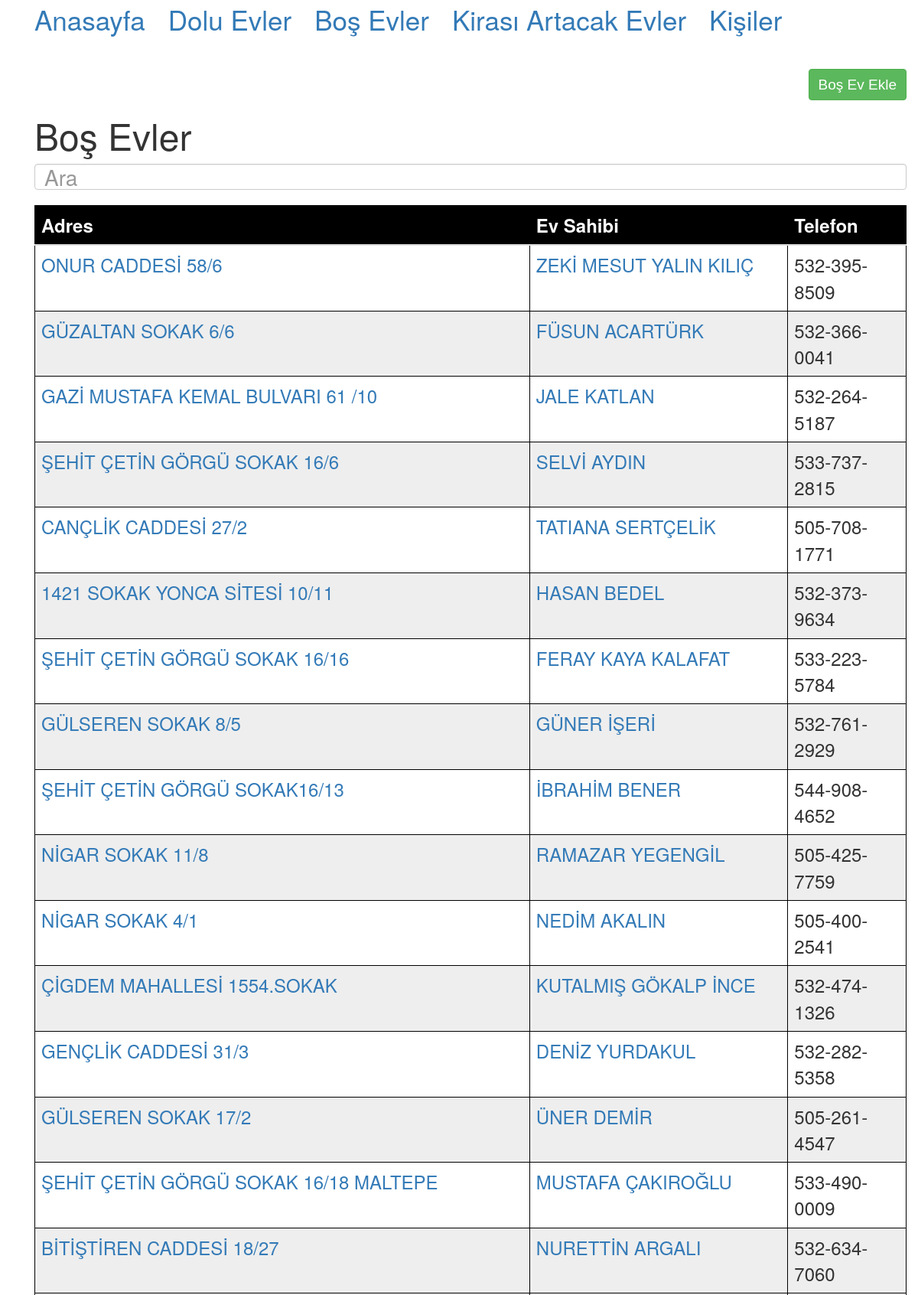
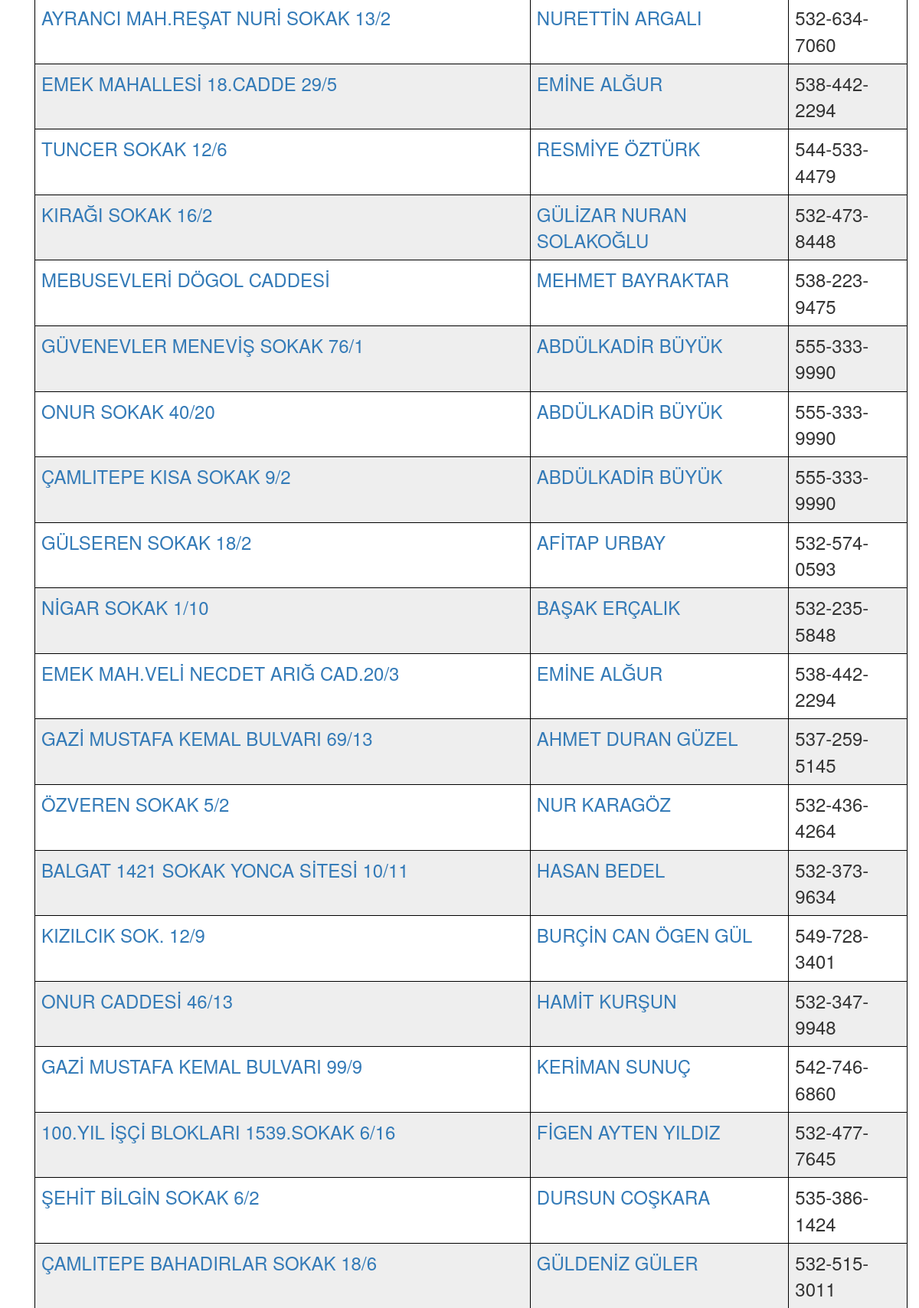
The app's page /evler?dolu=0 (upper part) with its own data (2 pictures, top to bottom).
### tables this page shows
CREATE TABLE Ev (
                    _id INTEGER PRIMARY KEY,
                    ev_sahibi_id INTEGER,
                    adres TEXT NOT NULL UNIQUE,
                    belge TEXT,
                    dolu INTEGER NOT NULL,
                    'not' TEXT,
                    FOREIGN KEY (ev_sahibi_id) REFERENCES Kisi (_id) ON DELETE CASCADE);

CREATE TABLE "Kisi" (
	"_id"	INTEGER,
	"rol_id"	INTEGER,
	"ad"	TEXT NOT NULL,
	"soyad"	TEXT NOT NULL,
	"telefon"	TEXT,
	"kimlikler"	TEXT,
	"not"	TEXT,
	"adres"	TEXT,
	"mail_adres"	TEXT,
	FOREIGN KEY("rol_id") REFERENCES "Rol"("_id"),
	PRIMARY KEY("_id")
);

### app_evler.py (the view, shortened to what this page needs)
@app.route('/evler', methods=['GET', 'POST'])
def web_evler():
    dolu = int(request.args.get("dolu"))
    if request.method == "GET":
        return get_evler_page(dolu, "None")

### app_evler.py (called while the page is built)
def get_evler_column_names_by_dolu(dolu):
    if dolu == 0:
        return ["Adres", "Ev Sahibi", "Telefon"]
    elif dolu == 1:
        return ["Adres", "Ev Sahibi", " Ev Sahibi Telefon",
                "Kiracı", "Kiracı Telefon", "Kontrat Tarihi", " Güncel Fiyat", "Kontrat No"]
    return ["Adres", "Ev Sahibi", " Ev Sahibi Telefon",
            "Kiracı", "Kiracı Telefon", "Güncelleme Tarihi", " Fiyat", "Kontrat No"]

def get_view_url_by_dolu(dolu):
    if dolu == 0:
        return "/bos_ev?_id="
    return "/dolu_ev?_id="

def get_tip_for_header_by_dolu(dolu):
    if dolu == 0:
        return "Boş Evler"
    elif dolu == 1:
        return "Dolu Evler"
    return "Fiyatı Artacak Evler"

def get_tip_by_dolu(dolu):
    if dolu == 0:
        return "Boş Ev"
    return "Dolu Ev"

def get_page_name_by_dolu(dolu):
    if dolu == 0:
        return "bos_evler.html"
    return "dolu_evler.html"

def get_evler_by_dolu(dolu):
    if dolu == 0:
        return get_bos_evler()
    elif dolu == 1:
        return get_dolu_evler()
    return get_fiyati_artacak_evler()

def get_evler_page(dolu, success_message):
    column_names = get_evler_column_names_by_dolu(dolu)
    view_url = get_view_url_by_dolu(dolu)
    tip_for_header = get_tip_for_header_by_dolu(dolu)
    page_name = get_page_name_by_dolu(dolu)
    evler = get_evler_by_dolu(dolu)
    tip = get_tip_by_dolu(dolu)
    return render_template(page_name,
                           column_names=column_names,
                           evler=evler,
                           view_url=view_url,
                           tip_for_header=tip_for_header,
                           success_message=success_message,
                           tip=tip
                           )

### db_connector.py (called while the page is built)
def execute_get_query(sql):
    cur = conn.cursor()
    cur.execute(sql)
    test = cur.fetchall()
    return test

def get_bos_evler():
    sql = '''SELECT E._id,E.adres,K._id,K.ad,K.soyad,K.telefon from Ev E
    INNER JOIN Kisi K ON E.ev_sahibi_id=K._id WHERE dolu = 0'''
    return execute_get_query(sql)

### templates/bos_evler.html (shortened to what this page needs)
{% extends "evler_template.html" %}
{% block content %}
<div class="container">
    <h1>
        <a class='btn btn-success pull-right' href = "/create_ev" name="create_ev">
            <span class="buttons">{{tip}} Ekle
        </span></a>
    </h1>
</div>
<div class="container">
    <h1>
        <font size="22">
            {{ tip_for_header }}
        </font>
    </h1>
    <input class="form-control" id="search_box" type="text" placeholder="Ara">
    <br>
    <font size="5">
        <table class="table" id="evler_table">
            <thead>
            {%- for column_name in column_names %}
            <th>{{ column_name }}</th>
            {%- endfor %}
            </thead>
            <tbody id="ev_table_body">
            {%- for row in evler %}
            <tr>
                <td><a href="{{ view_url + row[0]|string }}"> {{ row[1] }}</a></td>
                <td><a href="/kisi?_id={{ row[2]|string }}"> {{ row[3] + " " + row[4] }}</a></td>
                <td>{{ row[5] }}</td>
            </tr>
            {%- endfor %}
            </tbody>
        </table>
    </font>
</div>
{% endblock %}

### templates/evler_template.html (style rules this page uses)
table { width:100%; }
table, th, td { border: 1px solid black; border-collapse: collapse; }
th, td { padding: 15px; text-align: left; }
tr:nth-child(even) { background-color: #eee; }
tr:nth-child(odd) { background-color: #fff; }
th { background-color: black; color: white; }
.buttons { font-family: Arial,Helvetica,sans-serif; font-size: 19px; }
.form-control { font-size:200%; }

### records on screen
Ev: adres "ONUR CADDESİ 58/6", soyad "ZEKİ MESUT YALIN KILIÇ", telefon "532-395-8509"
Ev: adres "GÜZALTAN SOKAK 6/6", soyad "FÜSUN ACARTÜRK", telefon "532-366-0041"
Ev: adres "GAZİ MUSTAFA KEMAL BULVARI 61 /10", soyad "JALE KATLAN", telefon "532-264-5187"
Ev: adres "ŞEHİT ÇETİN GÖRGÜ SOKAK 16/6", soyad "SELVİ AYDIN", telefon "533-737-2815"
Ev: adres "CANÇLİK CADDESİ 27/2", soyad "TATIANA SERTÇELİK", telefon "505-708-1771"
Ev: adres "1421 SOKAK YONCA SİTESİ 10/11", soyad "HASAN BEDEL", telefon "532-373-9634"
Ev: adres "ŞEHİT ÇETİN GÖRGÜ SOKAK 16/16", soyad "FERAY KAYA KALAFAT", telefon "533-223-5784"
Ev: adres "GÜLSEREN SOKAK 8/5", soyad "GÜNER İŞERİ", telefon "532-761-2929"
Ev: adres "ŞEHİT ÇETİN GÖRGÜ SOKAK16/13", soyad "İBRAHİM BENER", telefon "544-908-4652"
Ev: adres "NİGAR SOKAK 11/8", soyad "RAMAZAR YEGENGİL", telefon "505-425-7759"
Ev: adres "NİGAR SOKAK 4/1", soyad "NEDİM AKALIN", telefon "505-400-2541"
Ev: adres "ÇİGDEM MAHALLESİ 1554.SOKAK", soyad "KUTALMIŞ GÖKALP İNCE", telefon "532-474-1326"
Ev: adres "GENÇLİK CADDESİ 31/3", soyad "DENİZ YURDAKUL", telefon "532-282-5358"
Ev: adres "GÜLSEREN SOKAK 17/2", soyad "ÜNER DEMİR", telefon "505-261-4547"
Ev: adres "ŞEHİT ÇETİN GÖRGÜ SOKAK 16/18 MALTEPE", soyad "MUSTAFA ÇAKIROĞLU", telefon "533-490-0009"
Ev: adres "BİTİŞTİREN CADDESİ 18/27", soyad "NURETTİN ARGALI", telefon "532-634-7060"
Ev: adres "AYRANCI MAH.REŞAT NURİ SOKAK 13/2", soyad "NURETTİN ARGALI", telefon "532-634-7060"
Ev: adres "EMEK MAHALLESİ 18.CADDE 29/5", soyad "EMİNE ALĞUR", telefon "538-442-2294"
Ev: adres "TUNCER SOKAK 12/6", soyad "RESMİYE ÖZTÜRK", telefon "544-533-4479"
Ev: adres "KIRAĞI SOKAK 16/2", soyad "GÜLİZAR NURAN SOLAKOĞLU", telefon "532-473-8448"
Ev: adres "MEBUSEVLERİ DÖGOL CADDESİ", soyad "MEHMET BAYRAKTAR", telefon "538-223-9475"
Ev: adres "GÜVENEVLER MENEVİŞ SOKAK 76/1", soyad "ABDÜLKADİR BÜYÜK", telefon "555-333-9990"
Ev: adres "ONUR SOKAK 40/20", soyad "ABDÜLKADİR BÜYÜK", telefon "555-333-9990"
Ev: adres "ÇAMLITEPE KISA SOKAK 9/2", soyad "ABDÜLKADİR BÜYÜK", telefon "555-333-9990"
Ev: adres "GÜLSEREN SOKAK 18/2", soyad "AFİTAP URBAY", telefon "532-574-0593"
Ev: adres "NİGAR SOKAK 1/10", soyad "BAŞAK ERÇALIK", telefon "532-235-5848"
Ev: adres "EMEK MAH.VELİ NECDET ARIĞ CAD.20/3", soyad "EMİNE ALĞUR", telefon "538-442-2294"
Ev: adres "GAZİ MUSTAFA KEMAL BULVARI 69/13", soyad "AHMET DURAN GÜZEL", telefon "537-259-5145"
Ev: adres "ÖZVEREN SOKAK 5/2", soyad "NUR KARAGÖZ", telefon "532-436-4264"
Ev: adres "BALGAT 1421 SOKAK YONCA SİTESİ 10/11", soyad "HASAN BEDEL", telefon "532-373-9634"
Ev: adres "KIZILCIK SOK. 12/9", soyad "BURÇİN CAN ÖGEN GÜL", telefon "549-728-3401"
Ev: adres "ONUR CADDESİ 46/13", soyad "HAMİT KURŞUN", telefon "532-347-9948"
Ev: adres "GAZİ MUSTAFA KEMAL BULVARI 99/9", soyad "KERİMAN SUNUÇ", telefon "542-746-6860"
Ev: adres "100.YIL İŞÇİ BLOKLARI 1539.SOKAK 6/16", soyad "FİGEN AYTEN YILDIZ", telefon "532-477-7645"
Ev: adres "ŞEHİT BİLGİN SOKAK 6/2", soyad "DURSUN COŞKARA", telefon "535-386-1424"
Ev: adres "ÇAMLITEPE BAHADIRLAR SOKAK 18/6", soyad "GÜLDENİZ GÜLER", telefon "532-515-3011"

### other values on screen
{{ tip }} "Boş Ev"
{{ tip_for_header }} "Boş Evler"
{{ column_name }} "Adres" "Ev Sahibi" "Telefon"
